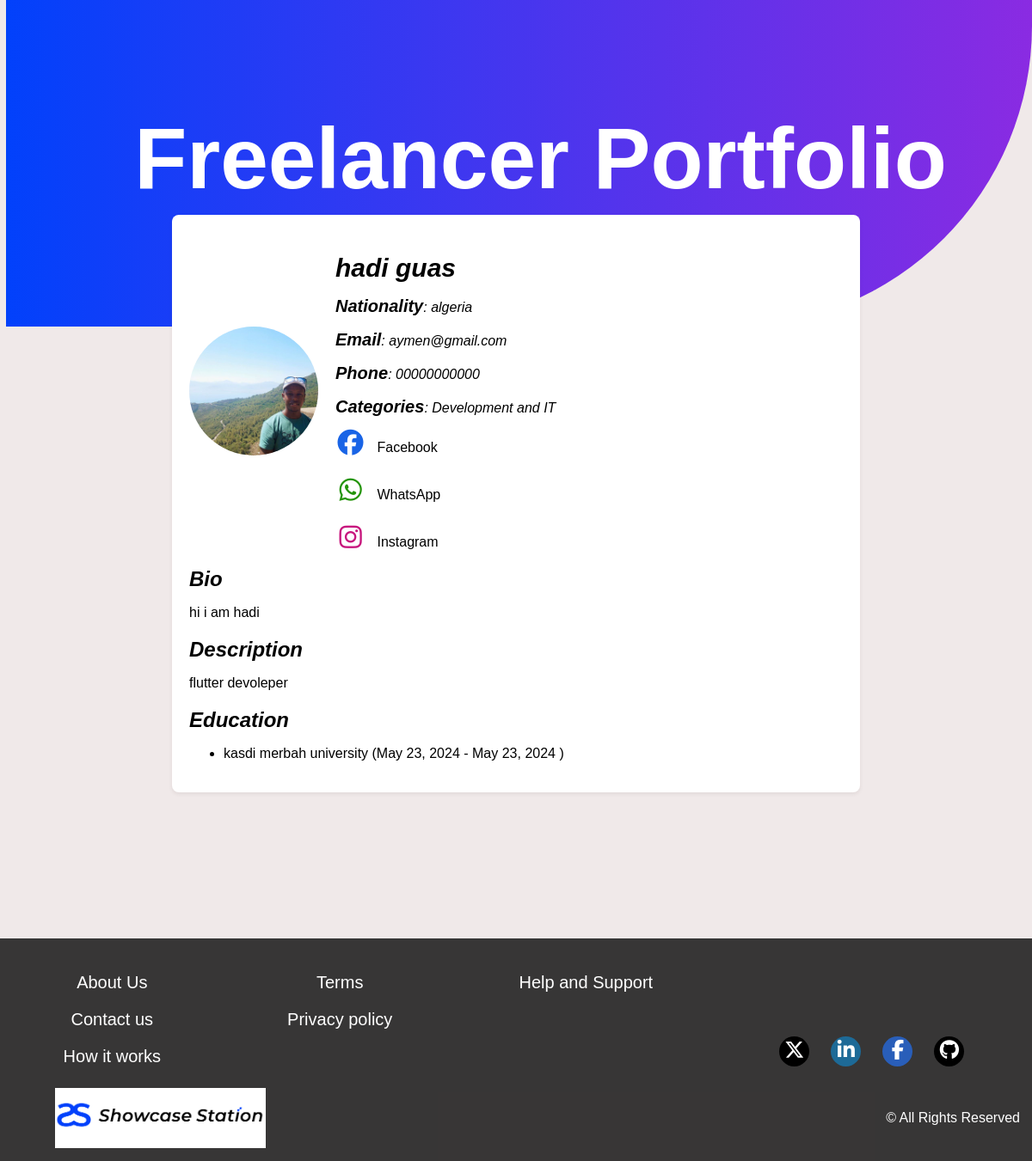
The page /profile/7/ on the database its author committed.
### freelancers/models.py (models this page shows, shortened)
class Freelancer(models.Model):
    user = models.OneToOneField(User, on_delete=models.CASCADE)
    firstname = models.CharField(max_length=20)
    lastname = models.CharField(max_length=20)
    nationality = models.CharField(max_length=30)
    age = models.CharField(max_length=3)
    phone_number = models.CharField(max_length=20)
    photo_id = models.ImageField(upload_to="freelancer_photos/", blank=True, null=True)
    email = models.CharField(max_length=50)
    bio = models.CharField(max_length=200)
    description = models.CharField(max_length=4000)
    facebook_link = models.CharField(max_length=100, blank=True, null=True)
    instagram_link = models.CharField(max_length=100, blank=True, null=True)
    whatsapp_link = models.CharField(max_length=100, blank=True, null=True)
    telegram_link = models.CharField(max_length=100, blank=True, null=True)
    linkedin_link = models.CharField(max_length=100, blank=True, null=True)
    viber_link = models.CharField(max_length=100, blank=True, null=True)
    twitter_link = models.CharField(max_length=100, blank=True, null=True)
    skype_link = models.CharField(max_length=100, blank=True, null=True)
    tiktok_link = models.CharField(max_length=100, blank=True, null=True)
    youtube_link = models.CharField(max_length=100, blank=True, null=True)
    github_link = models.CharField(max_length=100, blank=True, null=True)
    behance_link = models.CharField(max_length=100, blank=True, null=True)
    categories = models.ManyToManyField("Category", related_name="freelancers")

class Category(models.Model):
    name = models.CharField(max_length=100)

class Education(models.Model):
    education_description = models.CharField(max_length=100)
    education_start_date = models.DateField()
    education_end_date = models.DateField(default=timezone.now)
    freelancer = models.ForeignKey(
        Freelancer,
        on_delete=models.CASCADE,
        related_name="educations",
    )
    class Meta:
        verbose_name_plural = "Education"

### freelancers/views.py (the view)
# urls.py: path("profile/<int:freelancer_id>/", profile, name="profile"),
def profile(request, freelancer_id):
    freelancer = get_object_or_404(Freelancer, pk=freelancer_id)
    return render(request, "portfolio.html", {"freelancer": freelancer})

### templates/portfolio.html (shortened to what this page needs)
{% load static %}
<!DOCTYPE html>
<html lang="en">
<head>
    <link rel="stylesheet" href="{% static '../static/css/for_portfolio.css' %}">
    <link rel="stylesheet" href="https://cdnjs.cloudflare.com/ajax/libs/font-awesome/6.5.2/css/all.min.css">
</head>
<body>
    <div class="header">
        <h1>Freelancer Portfolio</h1>
    </div>
    <div class="container">
        <section class="profile">
            <div class="profile-header">
                {% if freelancer.photo_id %}
                <img src="{{ freelancer.photo_id.url }}" alt="Profile Photo">
                {% endif %}
                <div class="profile-info">
                    <h2>{{ freelancer.firstname }} {{ freelancer.lastname }}</h2>
                    <p><span>Nationality</span>: {{ freelancer.nationality }}</p>
                    <p><span>Email</span>: {{ freelancer.email }}</p>
                    <p><span>Phone</span>: {{ freelancer.phone_number }}</p>
                    {% if freelancer.categories.exists %}
                    <p><span>Categories</span>:
                        {% for category in freelancer.categories.all %}
                        {{ category.name }}{% if not forloop.last %}, {% endif %}
                        {% endfor %}
                    </p>
                    {% endif %}
                    <div class="social-links">
                        {% if freelancer.facebook_link %}
                        <a href="{{ freelancer.facebook_link }}"><i class="fa-brands fa-facebook"
                                style="color: #1964e6; font-size: 30px;"></i> Facebook</a>
                        {% endif %}
                        {% if freelancer.whatsapp_link %}
                        <a href="{{ freelancer.whatsapp_link }}"><i class="fa-brands fa-whatsapp"
                                style="color: rgb(35, 148, 7); font-size: 30px;"></i> WhatsApp</a>
                        {% endif %}
                        {% if freelancer.instagram_link %}
                        <a href="{{ freelancer.instagram_link }}"><i class="fa-brands fa-instagram"
                                style="color:rgb(199, 22, 125); font-size: 30px;"></i> Instagram</a>
                        {% endif %}
                    </div>
                </div>
            </div>
            {% if freelancer.bio%}
            <div class="bio">
                <h2>Bio</h2>
                <p>{{ freelancer.bio }}</p>
            </div>
            {% endif %}
            {% if freelancer.description%}
            <div class="description">
                <h2>Description</h2>
                <p>{{ freelancer.description }}</p>
            </div>
            {% endif %}
            {% if freelancer.educations.exists %}
            <div class="education">
                <h2>Education</h2>
                <ul>
                    {% for education in freelancer.educations.all %}
                    <li>{{ education.education_description }} ({{ education.education_start_date }} -
                        {% if education.education_end_date %}
                        {{ education.education_end_date }}
                        {% else %}
                        Present
                        {% endif %})
                    </li>
                    {% endfor %}
                </ul>
            </div>
            {% endif %}
        </section>
    </div>
    <footer id="footer">
        <div class="foot">
            <div class="cont">
                <a href="{% url 'about' %}">About Us</a>
                <a href="{% url 'contact' %}">Contact us</a>
                <a href="{% url 'how it works' %}">How it works</a>
            </div>
            <div class="cont">
                <a href="{% url 'terms' %}">Terms</a>
                <a href="{% url 'privacy' %}">Privacy policy</a>
            </div>
            <div class="cont">
                <a href="{% url 'help' %}">Help and Support</a>
            </div>
            <div class="cont">
                <a href="#"><i class="fa-brands fa-x-twitter" style="background-color : black"></i></a>
                <a href="#"><i class="fa-brands fa-linkedin-in"></i></a>
                <a href="#"><i class="fa-brands fa-facebook-f"
                        style="background-color: rgba(36, 109, 234, 0.733);"></i></a>
                <a href="#"><i class="fa-brands fa-github" style="background-color : black"></i></a>
            </div>
        </div>
        <div class="cont1">
            <img src="{% static '../static/images/logo.png' %}">
            <p>&copy; All Rights Reserved</p>
        </div>
    </footer>
</body>
</html>

### static/css/for_portfolio.css (style rules this page uses)
body { font-family: Arial, sans-serif; margin: 0; padding: 0; background-color: rgb(240, 233, 233); }
a { text-decoration: none; color: black; }
.container { max-width: 800px; margin: 0 auto; padding: 20px; position: relative; bottom: 150px; }
.header { display: flex; flex-direction: column; padding: 60px 0 40px 50px; margin-left:7px; height: 300px; padding-bottom: 20px; background: linear-gradient(to right, #0241fbff, blueviolet ); color: #fff; text-align: center; border-bottom-right-radius: 350px; font-size: 50px; font-weight: 700px; }
.profile { background-color: #fff; padding: 20px; border-radius: 8px; box-shadow: 0 2px 4px rgba(96, 82, 82, 0.1); }
.profile-header { display: flex; align-items: center; margin-bottom: 20px; }
i { font-size: 20px; margin-right: 9px; width: 35px; height: 30px; border-radius: 50%; text-align: center; padding-top: 5px; }
span { font-size: 20px; font-weight: 700; }
.profile-header img { width: 150px; height: 150px; border-radius: 50%; object-fit: cover; margin-right: 20px; }
.profile-info h2, .profile-info p, .bio h2, .description h2, .education h2, .certificates h2, .projects h2 { margin-bottom: 10px; font-style: italic; }
.profile-info h2 { font-size: 30px; }
.social-links { display: flex; flex-direction: column; gap: 20px; }
footer .foot { display: flex; justify-content: space-between; }
footer .cont { max-width: 260px; font-size: 20px; display: flex; flex-direction: column; margin: 40px auto 0px; gap: 20px; }
footer .cont a { text-align: center; color: white; }
footer p { color: white; }

### rows shown on the page
Freelancer: photo_id (picture), firstname "hadi", lastname "guas", nationality "algeria", email "aymen@gmail.com", phone_number "00000000000", bio "hi i am hadi", description "flutter devoleper"
Category: name "Development and IT"
Education: education_description "kasdi merbah university", education_start_date "May 23, 2024", education_end_date "May 23, 2024"
